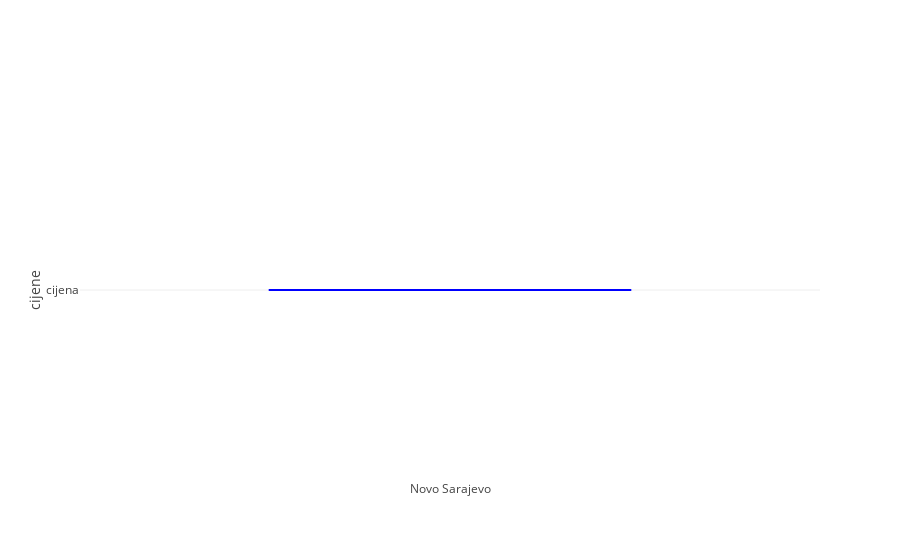

The code cell stored with this chart in its notebook:
### Code cell
iplot(fig)

### Figure 1 — Plotly figure (JSON) as saved in the notebook; plotly's stock layout.template omitted (floating-point values rounded to 4 significant figures; data arrays with more than 128 entries replaced by an {"elided": "..."} marker saying what was removed)
{"data": [{"marker": {"color": "blue"}, "name": "kale", "type": "box", "uid": "6642655e-dc55-11e8-acc3-e525877be03e", "x": {"elided": "2488 str values"}, "y": ["cijena"]}], "layout": {"boxmode": "group", "yaxis": {"title": "cijene", "zeroline": false}}}
